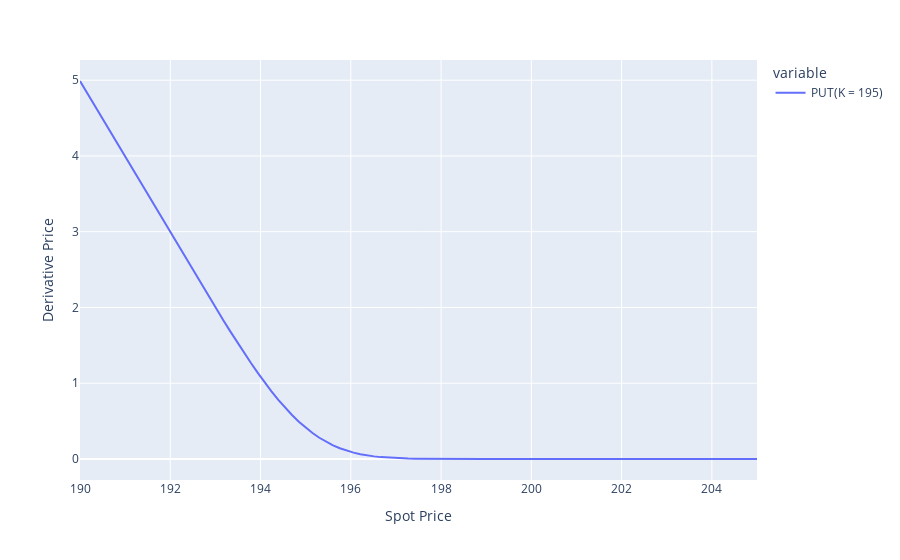

Source (notebook cell):
### Code cell
T = 0.001
rf = onemonth.iloc[-1]['ONE_M']
K = 195
iv = 0.17
S0 =np.linspace(190,205,num = 100)
applejanOB = PUT(S0 = S0, K = 195, R = rf , Sigma=iv, T = T)
applejan = Option_Pricer(contract=applejanOB)
applejan.plot_contract()
